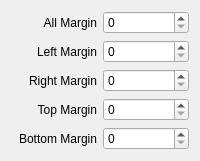
              <widget class="QWidget" name="tab_5">
               <attribute name="title">
                <string>Margin</string>
               </attribute>
               <layout class="QGridLayout" name="gridLayout_9">
                <item row="0" column="0">
                 <widget class="QLabel" name="label_17">
                  <property name="text">
                   <string>All Margin</string>
                  </property>
                  <property name="alignment">
                   <set>Qt::AlignRight|Qt::AlignTrailing|Qt::AlignVCenter</set>
                  </property>
                 </widget>
                </item>
                <item row="0" column="1">
                 <widget class="QSpinBox" name="pb_margin_normal">
                  <property name="maximum">
                   <number>500</number>
                  </property>
                 </widget>
                </item>
                <item row="1" column="0">
                 <widget class="QLabel" name="label_14">
                  <property name="text">
                   <string>Left Margin</string>
                  </property>
                  <property name="alignment">
                   <set>Qt::AlignRight|Qt::AlignTrailing|Qt::AlignVCenter</set>
                  </property>
                 </widget>
                </item>
                <item row="1" column="1">
                 <widget class="QSpinBox" name="pb_margin_left_normal">
                  <property name="maximum">
                   <number>500</number>
                  </property>
                 </widget>
                </item>
                <item row="2" column="0">
                 <widget class="QLabel" name="label_15">
                  <property name="text">
                   <string>Right Margin</string>
                  </property>
                  <property name="alignment">
                   <set>Qt::AlignRight|Qt::AlignTrailing|Qt::AlignVCenter</set>
                  </property>
                 </widget>
                </item>
                <item row="2" column="1">
                 <widget class="QSpinBox" name="pb_margin_right_normal">
                  <property name="maximum">
                   <number>500</number>
                  </property>
                 </widget>
                </item>
                <item row="3" column="0">
                 <widget class="QLabel" name="label_13">
                  <property name="text">
                   <string>Top Margin</string>
                  </property>
                  <property name="alignment">
                   <set>Qt::AlignRight|Qt::AlignTrailing|Qt::AlignVCenter</set>
                  </property>
                 </widget>
                </item>
                <item row="3" column="1">
                 <widget class="QSpinBox" name="pb_margin_top_normal">
                  <property name="maximum">
                   <number>500</number>
                  </property>
                 </widget>
                </item>
                <item row="4" column="0">
                 <widget class="QLabel" name="label_16">
                  <property name="text">
                   <string>Bottom Margin</string>
                  </property>
                  <property name="alignment">
                   <set>Qt::AlignRight|Qt::AlignTrailing|Qt::AlignVCenter</set>
                  </property>
                 </widget>
                </item>
                <item row="4" column="1">
                 <widget class="QSpinBox" name="pb_margin_bottom_normal">
                  <property name="maximum">
                   <number>500</number>
                  </property>
                 </widget>
                </item>
               </layout>
              </widget>
